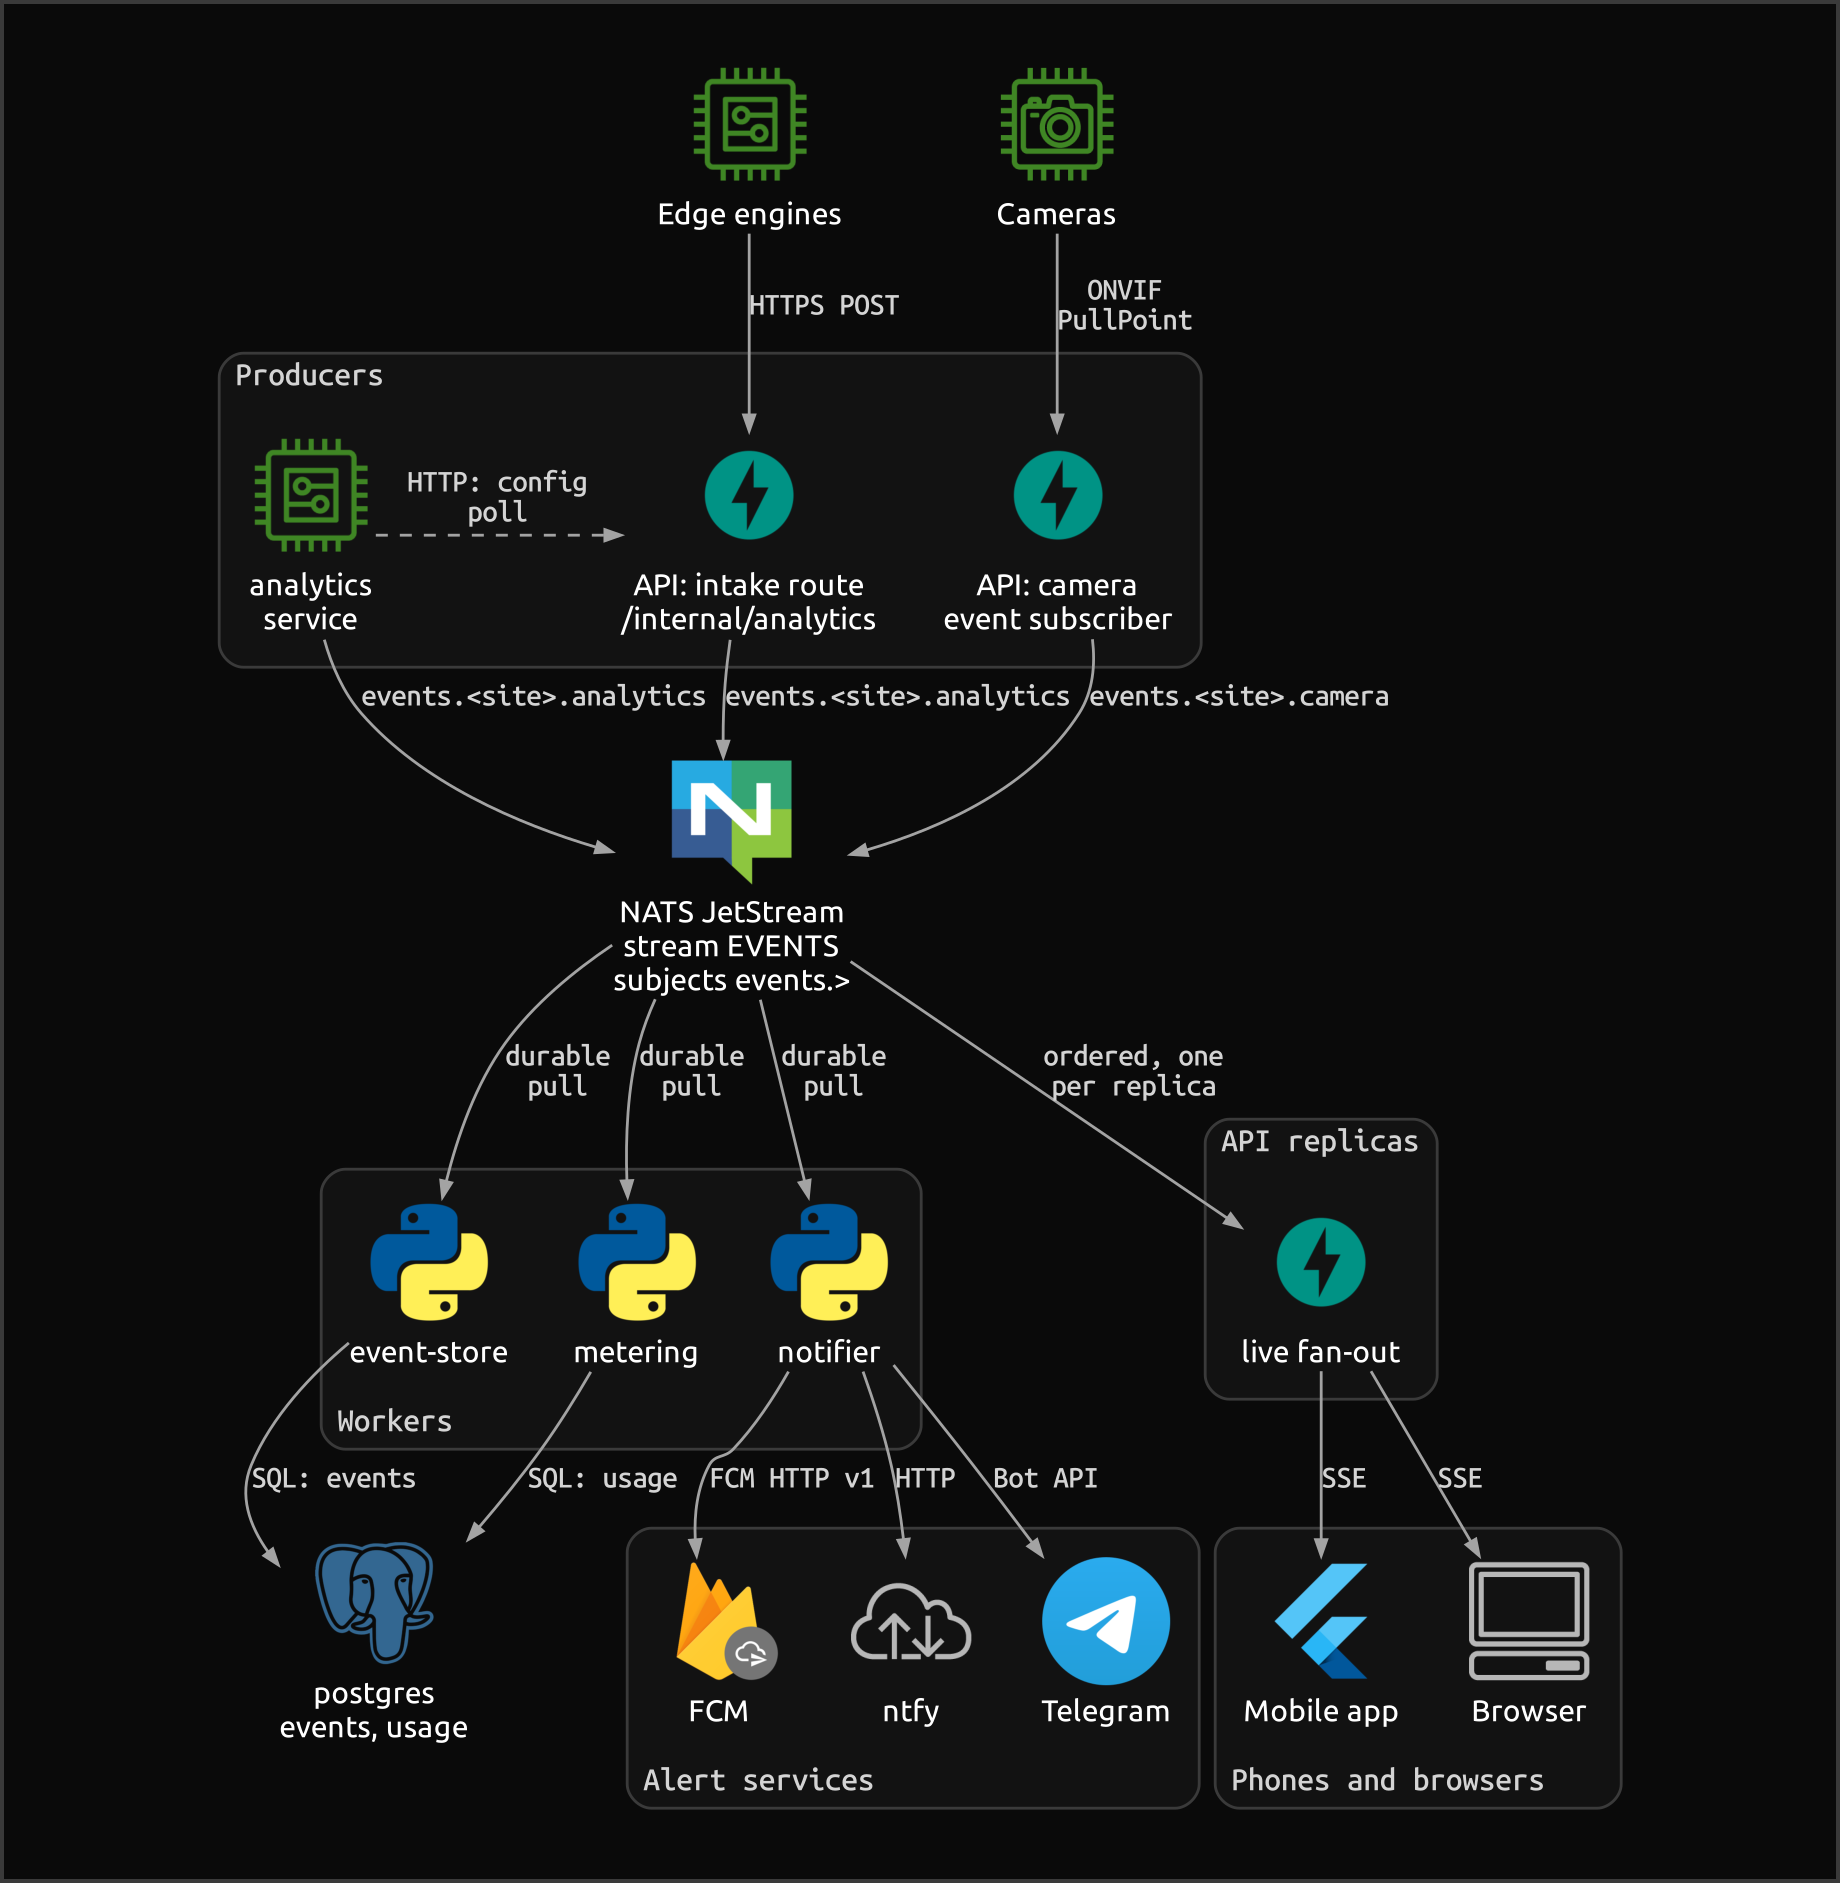

Reproduce this figure in Python.
"""Event pipeline: producers, subjects, the stream, the workers that consume it and where events end up."""

from diagrams import Cluster, Diagram, Edge
from diagrams.aws.iot import IotCamera, IotGeneric
from diagrams.firebase.grow import Messaging
from diagrams.onprem.client import Client
from diagrams.onprem.database import Postgresql
from diagrams.onprem.network import Internet
from diagrams.onprem.queue import Nats
from diagrams.programming.framework import Fastapi, Flutter
from diagrams.programming.language import Python
from diagrams.saas.chat import Telegram

BOTTOM = {"labelloc": "b"}

with Diagram(direction="TB", show=False):
    edge = IotGeneric("Edge engines")
    cameras = IotCamera("Cameras")
    with Cluster("Producers"):
        analytics = IotGeneric("analytics\nservice")
        intake = Fastapi("API: intake route\n/internal/analytics")
        subscriber = Fastapi("API: camera\nevent subscriber")
    stream = Nats("NATS JetStream\nstream EVENTS\nsubjects events.>")
    with Cluster("Workers", graph_attr=BOTTOM):
        store = Python("event-store")
        notifier = Python("notifier")
        metering = Python("metering")
    with Cluster("API replicas"):
        live = Fastapi("live fan-out")
    postgres = Postgresql("postgres\nevents, usage")
    with Cluster("Alert services", graph_attr=BOTTOM):
        fcm = Messaging("FCM")
        ntfy = Internet("ntfy")
        telegram = Telegram("Telegram")
    with Cluster("Phones and browsers", graph_attr=BOTTOM):
        browser = Client("Browser")
        phone = Flutter("Mobile app")

    cameras >> Edge(label="ONVIF\nPullPoint") >> subscriber
    edge >> Edge(label="HTTPS POST") >> intake
    analytics >> Edge(label="events.<site>.analytics") >> stream
    subscriber >> Edge(label="events.<site>.camera") >> stream
    intake >> Edge(label="events.<site>.analytics") >> stream
    stream >> Edge(label="durable\npull") >> store
    stream >> Edge(label="durable\npull") >> notifier
    stream >> Edge(label="durable\npull") >> metering
    stream >> Edge(label="ordered, one\nper replica") >> live
    store >> Edge(label="SQL: events") >> postgres
    metering >> Edge(label="SQL: usage") >> postgres
    notifier >> Edge(label="FCM HTTP v1") >> fcm
    notifier >> Edge(label="HTTP") >> ntfy
    notifier >> Edge(label="Bot API") >> telegram
    live >> Edge(label="SSE") >> browser
    live >> Edge(label="SSE") >> phone
    analytics >> Edge(label="HTTP: config\npoll", style="dashed", constraint="false") >> intake
